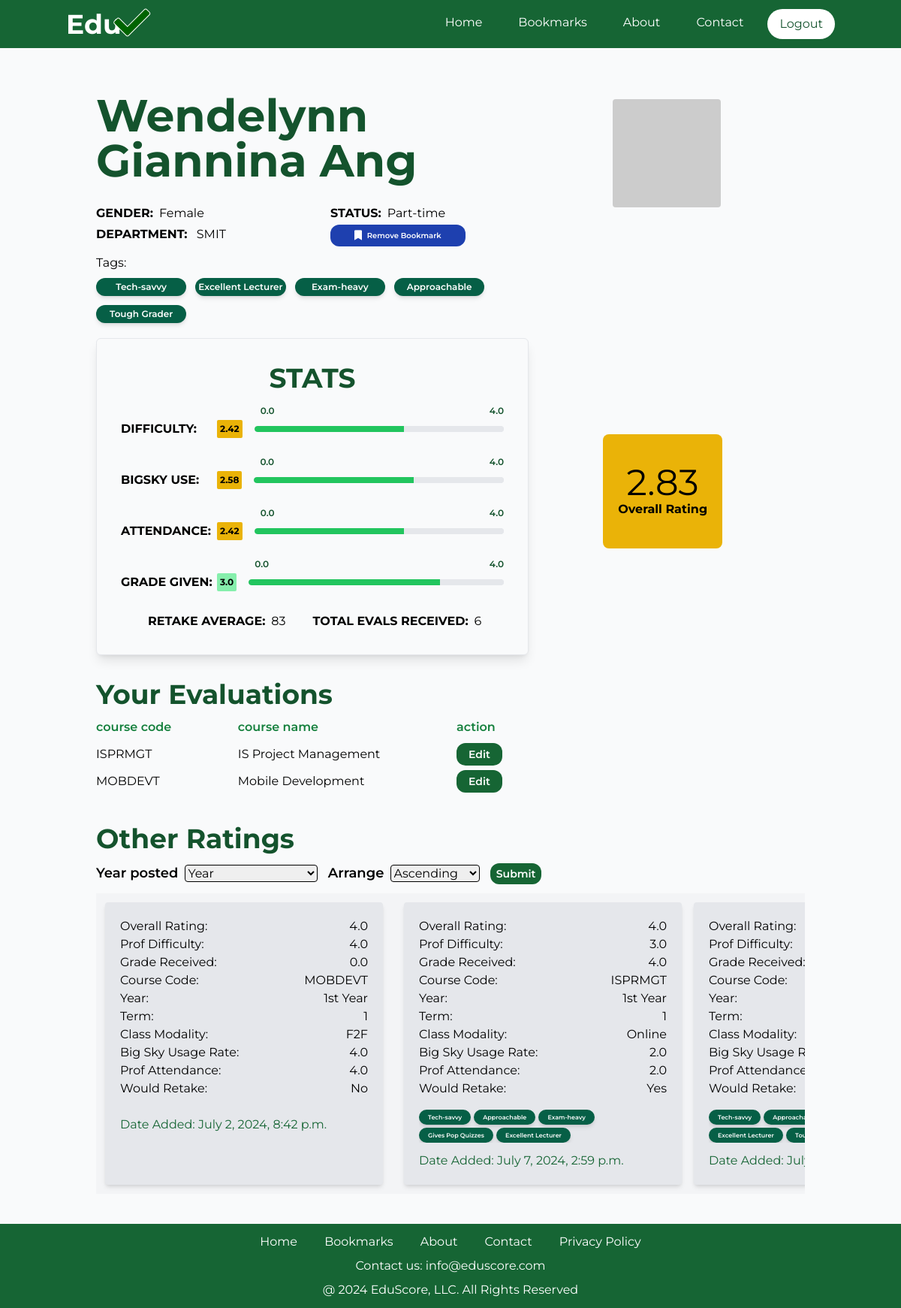
/teacher/2 (signed in), run on an earlier commit of the app's database.
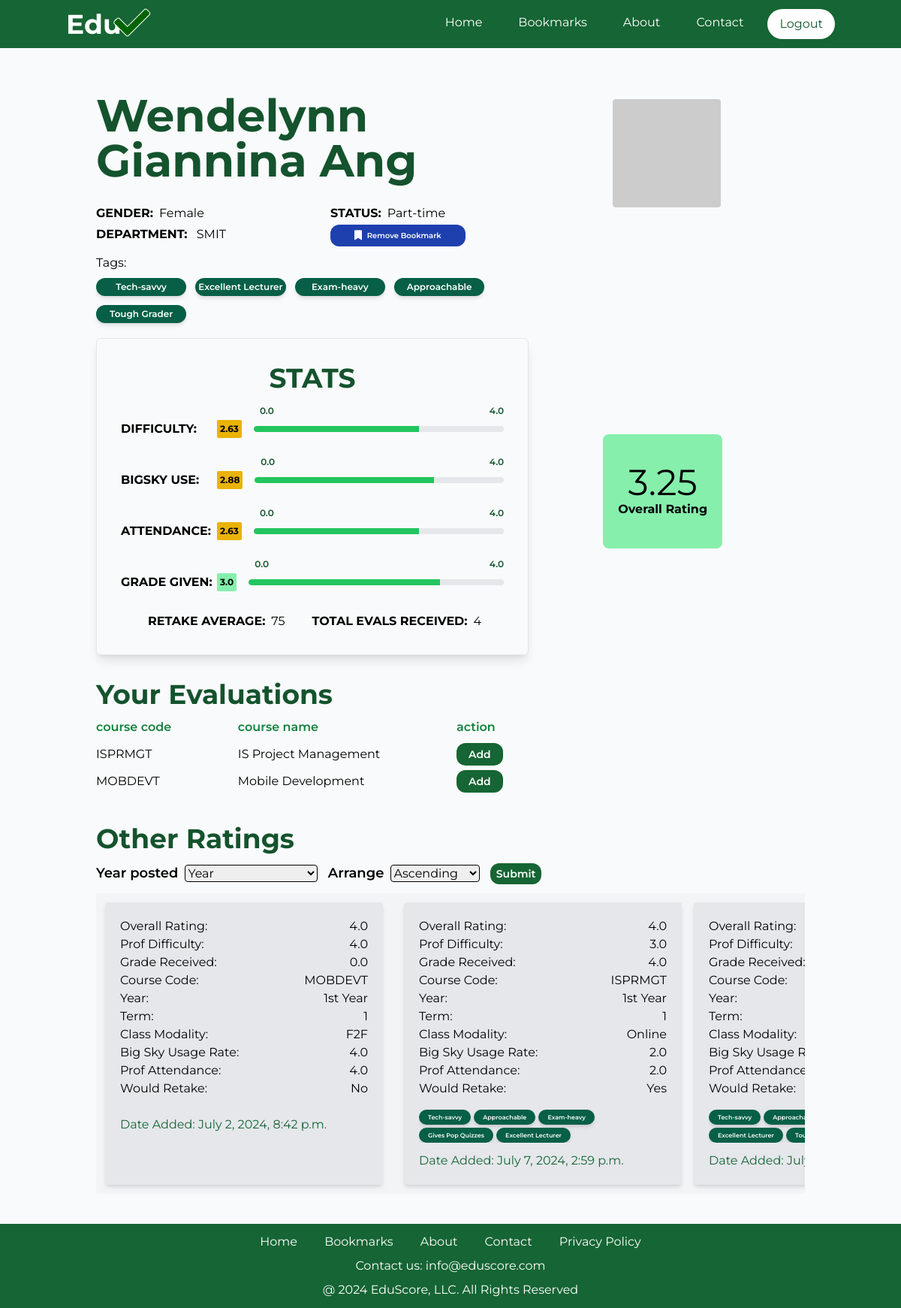
And on a later commit of the database.
### EvalSys/models.py (models this page shows, shortened)
class TagTB(models.Model):
    TagName = models.CharField(max_length=100, null=False, blank=False)
    isHidden = models.BooleanField(null=False, blank=False)

class EvaluationTB(models.Model):
    UserID = models.ForeignKey(User, on_delete=models.CASCADE)
    TeacherID = models.ForeignKey(TeacherTB, on_delete=models.CASCADE)
    CourseID = models.ForeignKey(CourseTB, on_delete=models.CASCADE)
    Year = models.CharField(max_length=50, null=False, blank=False)
    Term = models.IntegerField(null=False, blank=False)
    ClassModality = models.CharField(max_length=50, null=False, blank=False)
    OverallProfRate = models.FloatField(null=False, blank=False)
    ProfDifficulty = models.FloatField(null=False, blank=False)
    RetakeProf = models.BooleanField(null=False, blank=False)
    BigSkyUsageRate = models.FloatField(null=False, blank=False)
    ProfAttendance = models.FloatField(null=False, blank=False)
    GradeReceived = models.FloatField(null=True, blank=True)
    DateAdded = models.DateTimeField(default=timezone.now)
    class Meta:
        unique_together = ('UserID', 'TeacherID', 'CourseID')

class CourseTB(models.Model):
    CourseCode = models.CharField(unique=True, max_length=50, null=False, blank=False)
    CourseName = models.CharField(max_length=100, null=False, blank=False)
    Description = models.TextField(null=True, blank=True)

class Evaluation_TagTB(models.Model):
    EvaluationID = models.ForeignKey(EvaluationTB, on_delete=models.CASCADE)
    TagID = models.ForeignKey(TagTB, on_delete=models.CASCADE)
    class Meta:
        unique_together = ('EvaluationID', 'TagID')

class Teacher_CourseTB(models.Model):
    TeacherID = models.ForeignKey(TeacherTB, on_delete=models.CASCADE)
    CourseID = models.ForeignKey(CourseTB, on_delete=models.CASCADE)
    class Meta:
        unique_together = ('TeacherID', 'CourseID')

### EvalSys/views.py (the view, shortened to what this page needs)
# urls.py: path('teacher/<teacher_id>', views.TeacherInfo, name='TeacherInfo'),
@login_required(login_url='UserLogin')
def TeacherInfo(request, teacher_id):
    user = request.user
    TeacherRec = TeacherTB.objects.get(pk=teacher_id)
    EditCourse = EvaluationTB.objects.filter(UserID=user.id, TeacherID=teacher_id)
    EditCourseList = EvaluationTB.objects.filter(UserID=user.id, TeacherID=teacher_id).values_list('CourseID')
    AddCourse = Teacher_CourseTB.objects.filter(TeacherID=teacher_id).exclude(CourseID__in=EditCourseList)
    EvalRecs = EvaluationTB.objects.filter(TeacherID=teacher_id, UserID=user.id)
    try:
        Teacher_BookmarkTB.objects.get(TeacherID=teacher_id, UserID=user.id)
        isMark = True
    except:
        isMark = False
    AllEvalRecs = EvaluationTB.objects.filter(TeacherID=teacher_id).aggregate(
        Average_Rate=Round(Avg('OverallProfRate', default=0), 2),
        Average_Difficulty=Round(Avg('ProfDifficulty', default=0), 2),
        Average_BSUsage=Round(Avg('BigSkyUsageRate', default=0), 2),
        Average_Attendance=Round(Avg('ProfAttendance', default=0), 2),
        Average_Grades=Round(Avg('GradeReceived', default=0))
    )
    Average_Retake = 0
    Total_WillRetake = EvaluationTB.objects.filter(TeacherID=teacher_id, RetakeProf=True).count()
    TotalNumEvals = EvaluationTB.objects.filter(TeacherID=teacher_id).count()
    if TotalNumEvals > 0:
        Average_Retake = int((Total_WillRetake/TotalNumEvals)*100)
    AllTagsGotten = (Evaluation_TagTB.objects.filter(EvaluationID__TeacherID_id=teacher_id)
                     .values('TagID__TagName').annotate(count=Count('TagID__TagName')).order_by('-count')[:5])
    AllStudentEvals = EvaluationTB.objects.filter(TeacherID=teacher_id).exclude(UserID=user.id)
    AllEvalTags = Evaluation_TagTB.objects.filter(EvaluationID__TeacherID=teacher_id).exclude(EvaluationID__UserID=user.id).order_by()
    type = ""
    arrange = ""
    return render(request, 'teacherInfo.html', {
        'prof': TeacherRec,
        'Evals': EvalRecs,
        'user': user,
        'EditRec': EditCourse,
        'AddRec': AddCourse,
        'Mark': isMark,
        'AllEvalRecs': AllEvalRecs,
        'TotalNumEvals': TotalNumEvals,
        'Average_Retake': Average_Retake,
        'TopTagRecs': AllTagsGotten,
        'AllStudentEvals': AllStudentEvals,
        'AllEvalTags': AllEvalTags,
        'type': type,
        'arrange': arrange})

### templates/teacherInfo.html (shortened to what the changed rows need)
{% extends 'temp_2.html' %}
{% block content %}
    <div class="mt-5 flex justify-center">
        <div class="p-10 w-full max-w-5xl">
            <div class="grid grid-cols-6 gap-4 w-full">
                <div class="col-span-4 flex flex-col">
                    <div class="">
                        <div>
                            <h1 class="text-6xl font-bold text-green-900 mb-2">{{ prof.FirstName }} {{ prof.LastName }}</h1>
                        </div>
                    </div>
                </div>
            </div>
            <div class="space-y-2 mt-1.5">
                <div class="inline-grid grid-cols-4 gap-3">
                    {% for item in TopTagRecs %}
                        <div class="text-center text-xs bg-emerald-800 text-white font-semibold px-1 py-1 rounded-full shadow-md">
                            {{ item.TagID__TagName }}
                        </div>
                    {% endfor %}
                </div>
            </div>
            <div class="grid grid-cols-6 mt-5">
                <div class="col-span-4">
                    <div class=" p-8 bg-gray-50 rounded-md border shadow-lg max-w-xl mb-8">
                        <div class="flex justify-center">
                            <h1 class="text-4xl font-bold text-green-900 mb-2">STATS</h1>
                        </div>
                        <div class="mb-2 flex justify-start items-center">
                            <b class="w-32 mt-5">DIFFICULTY:</b>
                            <span
                                    class="
                                            text-xs font-bold mt-5 px-1 py-1 rounded-sm
                                            {% if AllEvalRecs.Average_Difficulty < 1 %}bg-red-600 text-white
                                            {% elif AllEvalRecs.Average_Difficulty >= 1 and AllEvalRecs.Average_Difficulty < 2 %}bg-orange-500 text-white
                                            {% elif AllEvalRecs.Average_Difficulty >= 2 and AllEvalRecs.Average_Difficulty < 3 %}bg-yellow-500
                                            {% elif AllEvalRecs.Average_Difficulty >= 3 and AllEvalRecs.Average_Difficulty < 4 %}bg-green-300
                                            {% elif AllEvalRecs.Average_Difficulty >= 4 %}bg-emerald-700 text-white
                                            {% endif %}
                                    ">{{ AllEvalRecs.Average_Difficulty }}</span>
                            <div class="ml-4 flex-grow">
                                <div class="relative pt-1">
                                </div>
                            </div>
                        </div>
                        <div class="mb-2 flex justify-start items-center">
                            <b class="w-32 text-nowrap mt-5">BIGSKY USE:</b>
                            <span
                                    class="
                                            text-xs font-bold mt-5 px-1 py-1 rounded-sm
                                            {% if AllEvalRecs.Average_BSUsage < 1 %}bg-red-600 text-white
                                            {% elif AllEvalRecs.Average_BSUsage >= 1 and AllEvalRecs.Average_BSUsage < 2 %}bg-orange-500 text-white
                                            {% elif AllEvalRecs.Average_BSUsage >= 2 and AllEvalRecs.Average_BSUsage < 3 %}bg-yellow-500
                                            {% elif AllEvalRecs.Average_BSUsage >= 3 and AllEvalRecs.Average_BSUsage < 4 %}bg-green-300
                                            {% elif AllEvalRecs.Average_BSUsage >= 4 %}bg-emerald-700 text-white
                                            {% endif %}
                                        ">{{ AllEvalRecs.Average_BSUsage }}
                                    </span>
                            <div class="ml-4 flex-grow">
                                <div class="relative pt-1">
                                </div>
                            </div>
                        </div>
                        <div class="mb-2 flex justify-start items-center">
                            <b class="w-32 mt-5">ATTENDANCE:</b>
                            <span
                                    class="
                                            text-xs font-bold mt-5 px-1 py-1 rounded-sm
                                            {% if AllEvalRecs.Average_Attendance < 1 %}bg-red-600 text-white
                                            {% elif AllEvalRecs.Average_Attendance >= 1 and AllEvalRecs.Average_Attendance < 2 %}bg-orange-500 text-white
                                            {% elif AllEvalRecs.Average_Attendance >= 2 and AllEvalRecs.Average_Attendance < 3 %}bg-yellow-500
                                            {% elif AllEvalRecs.Average_Attendance >= 3 and AllEvalRecs.Average_Attendance < 4 %}bg-green-300
                                            {% elif AllEvalRecs.Average_Attendance >= 4 %}bg-emerald-700 text-white
                                            {% endif %}
                                        ">{{ AllEvalRecs.Average_Attendance }}</span>
                            <div class="ml-4 flex-grow">
                                <div class="relative pt-1">
                                </div>
                            </div>
                        </div>
                        <div class="mt-5">
                            <div class="flex justify-start items-center">
                                <b class="ml-9">RETAKE AVERAGE:</b> <span class="ml-2">{{ Average_Retake }}</span>
                                <b class="ml-9">TOTAL EVALS RECEIVED:</b> <span class="ml-2">{{ TotalNumEvals }}</span>
                            </div>
                        </div>
                    </div>
                </div>
                <div class="col-span-2">
                    <div class="flex justify-center mt-32">
                        <div class="">
                            <div class="
                                px-5 py-10 mr-16 rounded-lg text-center
                                {% if AllEvalRecs.Average_Rate < 1 %}bg-red-600 text-white
                                {% elif AllEvalRecs.Average_Rate >= 1 and AllEvalRecs.Average_Rate < 2 %}bg-orange-500 text-white
                                {% elif AllEvalRecs.Average_Rate >= 2 and AllEvalRecs.Average_Rate < 3 %}bg-yellow-500
                                {% elif AllEvalRecs.Average_Rate >= 3 and AllEvalRecs.Average_Rate < 4 %}bg-green-300
                                {% elif AllEvalRecs.Average_Rate >= 4 %}bg-emerald-700 text-white
                                {% endif %}
                            ">
                                <span class="text-5xl">{{ AllEvalRecs.Average_Rate }}</span>
                                <div class="font-bold">Overall Rating</div>
                            </div>
                        </div>
                    </div>
                </div>
            </div>
            <h1 class="text-4xl font-bold text-green-900 mb-3">Your Evaluations</h1>
            <div>
                <div class="grid grid-cols-10 mt-3">
                    {% for AddRec in AddRec %}
                        <div class="col-span-2 mb-3">{{ AddRec.CourseID.CourseCode }}</div>
                        <div class="col-span-3">{{ AddRec.CourseID.CourseName }}</div>
                        <div class="col-span-5 ml-2">
                            <a class="buttonGreen text-sm -mr-7 px-4 py-1.5 bg-green-700 text-white" href="{% url 'EvaluateTeacher' prof.id %}">Add</a>
                        </div>
                    {% endfor %}
                </div>
                <div class="grid grid-cols-10">
                    {% for EditRec in EditRec %}
                        <div class="col-span-2 mb-3">{{ EditRec.CourseID.CourseCode }}</div>
                        <div class="col-span-3">{{ EditRec.CourseID.CourseName }}</div>
                        <div class="col-span-5 ml-2">
                            <a class="buttonGreen text-sm -mr-7 px-4 py-1.5 rounded-md bg-green-700 text-white" href="{% url 'EditEval' EditRec.id %}">Edit</a>
                        </div>
                    {% endfor %}
                </div>
            </div>
            <div class="mt-8">
                <h1 class="text-4xl font-bold text-green-900 mb-3">Other Ratings</h1>
            </div>
            <div class="overflow-x-scroll mt-3 scrollbar-color: transparent ">
                <div class="flex space-x-4 bg-gray-100">
                    {% for eval in AllStudentEvals %}
                        <div class="bg-gray-200 shadow-md m-3 min-w-[370px] p-5 rounded">
                            <div class="grid grid-cols-2">
                                <div>Overall Rating:</div>
                                <div class="flex justify-end items-start">{{ eval.OverallProfRate }}</div>
                            </div>
                            <div class="grid grid-cols-2">
                                <div>Prof Difficulty:</div>
                                <div class="flex justify-end items-start">{{ eval.ProfDifficulty }}</div>
                            </div>
                            <div class="grid grid-cols-2">
                                <div>Grade Received:</div>
                                <div class="flex justify-end items-start">{{ eval.GradeReceived }}</div>
                            </div>
                            <div class="grid grid-cols-2">
                                <div>Course Code:</div>
                                <div class="flex justify-end items-start">{{ eval.CourseID.CourseCode }}</div>
                            </div>
                            <div class="grid grid-cols-2">
                                <div>Year:</div>
                                <div class="flex justify-end items-start">{{ eval.Year }}</div>
                            </div>
                            <div class="grid grid-cols-2">
                                <div>Term:</div>
                                <div class="flex justify-end items-start">{{ eval.Term }}</div>
                            </div>
                            <div class="grid grid-cols-2">
                                <div>Class Modality:</div>
                                <div class="flex justify-end items-start">{{ eval.ClassModality }}</div>
                            </div>
                            <div class="grid grid-cols-2">
                                <div>Big Sky Usage Rate:</div>
                                <div class="flex justify-end items-start">{{ eval.BigSkyUsageRate }}</div>
                            </div>
                            <div class="grid grid-cols-2">
                                <div>Prof Attendance:</div>
                                <div class="flex justify-end items-start">{{ eval.ProfAttendance }}</div>
                            </div>
                            <div class="grid grid-cols-2">
                                <div>Would Retake:</div>
                                <div class="flex justify-end items-start">
                                    {% if eval.RetakeProf %}
                                        <span>Yes</span>
                                    {% else %}
                                        <span>No</span>
                                    {% endif %}
                                </div>
                            </div>
                            <div class="overflow-y-scroll mt-3 mb-2 bg-gray-200 max-h-14">
                                {% for tag in AllEvalTags %}
                                    {% if tag.EvaluationID.id == eval.id %}
                                        <div class="inline-block text-[8px] bg-emerald-800 text-white font-semibold px-3 py-1 rounded-full shadow-md">{{ tag.TagID.TagName }}</div>
                                    {% endif %}
                                {% endfor %}
                            </div>
                            <div class="text-green-800 mt-3">Date Added: {{ eval.DateAdded }}</div>
                        </div>
                    {% endfor %}
                </div>
            </div>
        </div>
    </div>
{% endblock %}

What changed in the data, as far as the page shows it:
removed EvaluationTB: CourseID.CourseCode "ISPRMGT", CourseID.CourseName "IS Project Management", shown under "Your Evaluations"
removed EvaluationTB: CourseID.CourseCode "MOBDEVT", CourseID.CourseName "Mobile Development", shown under "Your Evaluations"
now on this page (row unchanged): Teacher_CourseTB: CourseID.CourseCode "ISPRMGT", CourseID.CourseName "IS Project Management"
now on this page (row unchanged): Teacher_CourseTB: CourseID.CourseCode "MOBDEVT", CourseID.CourseName "Mobile Development"
Also different on the page:
{{ AllEvalRecs.Average_Difficulty }}: "2.42" → "2.63"
{{ AllEvalRecs.Average_BSUsage }}: "2.58" → "2.88"
{{ AllEvalRecs.Average_Attendance }}: "2.42" → "2.63"
{{ Average_Retake }}: "83" → "75"
{{ TotalNumEvals }}: "6" → "4"
{{ AllEvalRecs.Average_Rate }}: "2.83" → "3.25"
